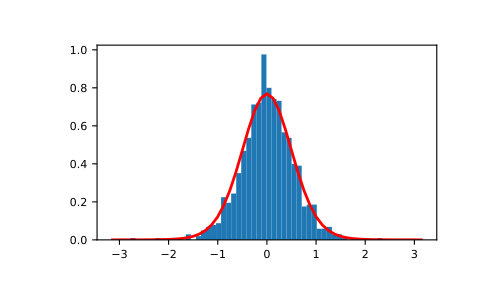

This figure's Python source:
# Draw samples from the distribution:

mu, kappa = 0.0, 4.0 # mean and dispersion
s = np.random.vonmises(mu, kappa, 1000)

# Display the histogram of the samples, along with
# the probability density function:

import matplotlib.pyplot as plt
from scipy.special import i0  # doctest: +SKIP
plt.hist(s, 50, density=True)
x = np.linspace(-np.pi, np.pi, num=51)
y = np.exp(kappa*np.cos(x-mu))/(2*np.pi*i0(kappa))  # doctest: +SKIP
plt.plot(x, y, linewidth=2, color='r')  # doctest: +SKIP
plt.show()
